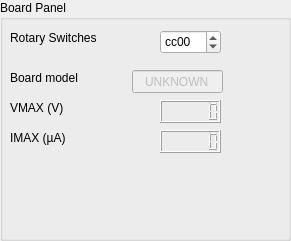
     <widget class="QGroupBox" name="groupBox">
      <property name="geometry">
       <rect>
        <x>60</x>
        <y>40</y>
        <width>291</width>
        <height>241</height>
       </rect>
      </property>
      <property name="title">
       <string>Board Panel</string>
      </property>
      <widget class="QLabel" name="label_board_rotary_switches">
       <property name="geometry">
        <rect>
         <x>10</x>
         <y>30</y>
         <width>111</width>
         <height>16</height>
        </rect>
       </property>
       <property name="text">
        <string>Rotary Switches</string>
       </property>
      </widget>
      <widget class="QLabel" name="label_board_vmax">
       <property name="geometry">
        <rect>
         <x>10</x>
         <y>100</y>
         <width>71</width>
         <height>16</height>
        </rect>
       </property>
       <property name="text">
        <string>VMAX (V)</string>
       </property>
      </widget>
      <widget class="QLabel" name="label_board_imax">
       <property name="geometry">
        <rect>
         <x>10</x>
         <y>130</y>
         <width>71</width>
         <height>16</height>
        </rect>
       </property>
       <property name="text">
        <string>IMAX (µA)</string>
       </property>
      </widget>
      <widget class="QLCDNumber" name="lcdNumber_board_vmax">
       <property name="geometry">
        <rect>
         <x>160</x>
         <y>100</y>
         <width>61</width>
         <height>23</height>
        </rect>
       </property>
       <property name="digitCount">
        <number>6</number>
       </property>
      </widget>
      <widget class="QLCDNumber" name="lcdNumber_board_imax">
       <property name="geometry">
        <rect>
         <x>160</x>
         <y>130</y>
         <width>61</width>
         <height>23</height>
        </rect>
       </property>
       <property name="digitCount">
        <number>6</number>
       </property>
      </widget>
      <widget class="QSpinBox" name="spinBox_rotary_switches">
       <property name="geometry">
        <rect>
         <x>160</x>
         <y>30</y>
         <width>61</width>
         <height>24</height>
        </rect>
       </property>
       <property name="prefix">
        <string/>
       </property>
       <property name="maximum">
        <number>65535</number>
       </property>
       <property name="value">
        <number>52224</number>
       </property>
       <property name="displayIntegerBase">
        <number>16</number>
       </property>
      </widget>
      <widget class="QLabel" name="label">
       <property name="geometry">
        <rect>
         <x>10</x>
         <y>70</y>
         <width>91</width>
         <height>16</height>
        </rect>
       </property>
       <property name="text">
        <string>Board model</string>
       </property>
      </widget>
      <widget class="QLineEdit" name="lineEdit_board_model">
       <property name="enabled">
        <bool>false</bool>
       </property>
       <property name="geometry">
        <rect>
         <x>132</x>
         <y>70</y>
         <width>91</width>
         <height>23</height>
        </rect>
       </property>
       <property name="text">
        <string>UNKNOWN</string>
       </property>
       <property name="alignment">
        <set>Qt::AlignCenter</set>
       </property>
      </widget>
     </widget>
